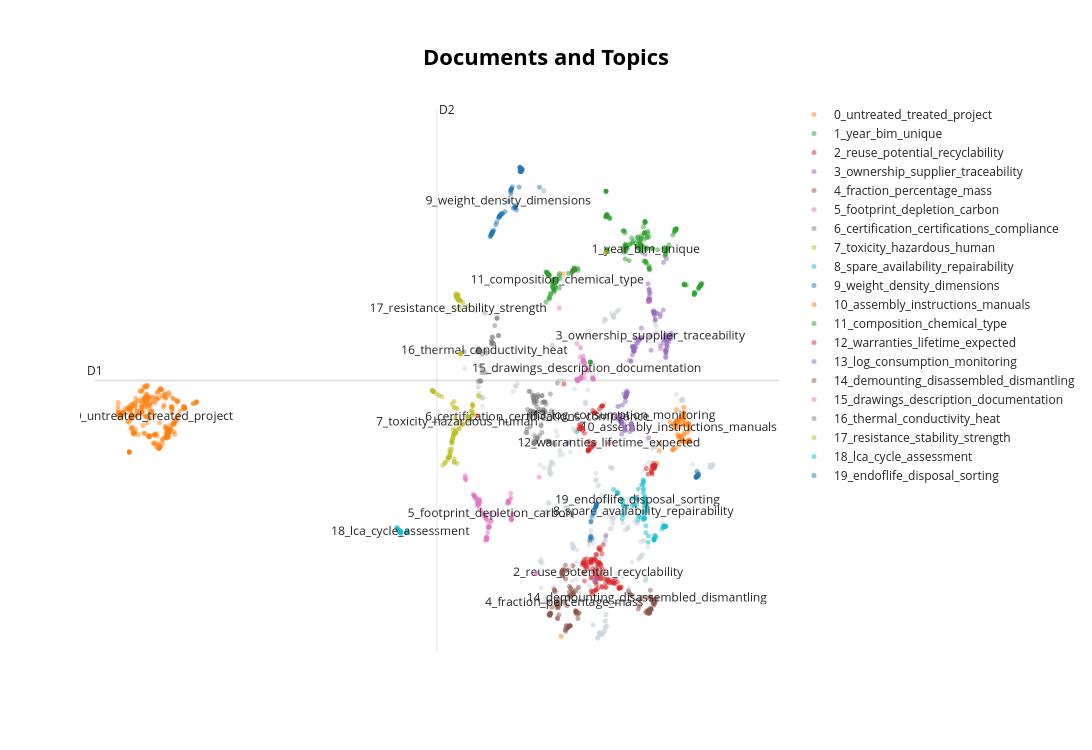

The code cell stored with this chart in its notebook:
### Code cell
description_topic_model.visualize_documents(df["description"],  embeddings=description_embeddings)
